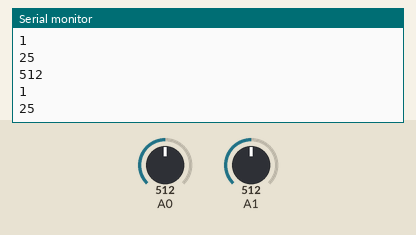
Recording of a sketch running on a simulated Arduino Uno, built with avr-gcc and run on an emulated ATmega328P. Shown: the last lines printed to the serial monitor. The test bench sets the inputs (shaded band); at power-on: A0 = 512, A1 = 512.

Above: at 1.8 s.
1.9 s: A0 set to 610
At 2.7 s:
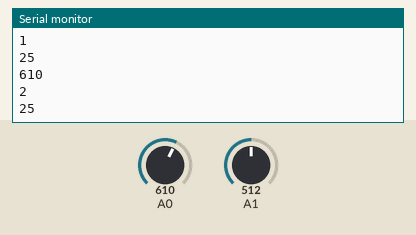
3.4 s: A1 set to 610
At 4.3 s:
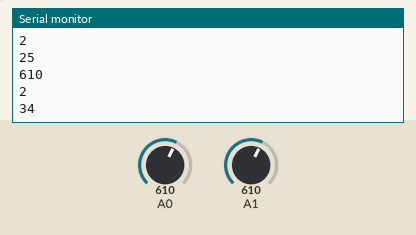
4.9 s: A0 set to 590
At 5.8 s:
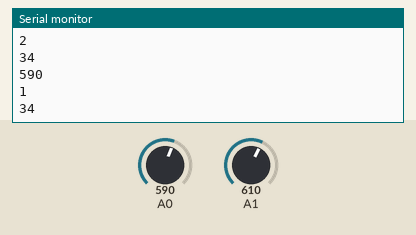
6.4 s: A1 set to 590
At 7.8 s:
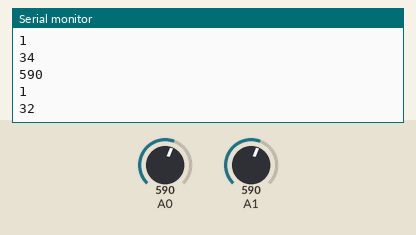
Timing chart, 0 to 8.9 s (numbered marks = the images above; inputs shaded):
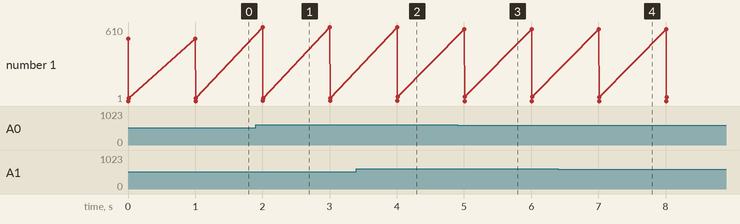

Measured:
- after the input at 1.9 s, the serial monitor: prints a new line after 0.10 s (image 1)
- after the input at 3.4 s, the serial monitor: prints a new line after 0.61 s (image 2)
- after the input at 4.9 s, the serial monitor: prints a new line after 0.11 s (image 3)
- after the input at 6.4 s, the serial monitor: prints a new line after 0.62 s (image 4)
- plotted number 1: 25 → 34 after the input at 3.4 s, 34 → 32 after the input at 6.4 s

The sketch:

SensorsCombinedBT.ino
```cpp
//Runestone 2015
#include <math.h>
#include <SoftwareSerial.h>// import the serial library

  SoftwareSerial SensorBT(10, 11); // RX, TX. 10 and 11 are pins on the board. RX from BT goed to 10
  int lightLevel = 0;
  int temperature = 0;
  char buffer[100]; //UART buffer

void setup() {
  Serial.begin(9600);                //Start the Serial connection
  SensorBT.begin(9600);              //Start Bluetooth
}
void loop() {


  lightLevel = readLight();
  temperature = readTemp();
  Serial.println(lightLevel);
  Serial.println(temperature);

  //If connection is available and any message has been received from master, then send to master.
  if(SensorBT.available() && (SensorBT.read() > 0)){
    sendOverBT();
  }


  delay(1000);
}

void sendOverBT(){
  //Make the message, name depends which device is used. To set name, the module needs to be configured and that cannot be
  //Done on the fly
  sprintf(buffer," NAME: [SENSOR-1] LIGHT: [%d] TEMPERATURE: [%d] \r\n", lightLevel, temperature);
  SensorBT.write(buffer);

}

//http://www.seeedstudio.com/wiki/Grove_-_Light_Sensor
//Analog LIGHT Sensor is used, it is plugged into A0 port. Calibration values depend on
//which sensors is used
int readLight(){
  float Rsensor;  //Resistance of sensor in K
  int sensorValue = analogRead(0);  //Read analog port 0, values between 0-1023

  Rsensor=(float)(1023-sensorValue)*10/sensorValue;

  //Values are very raw, dont provide useful information
 // Serial.println("the analog read data is ");
  Serial.println(sensorValue);
 // Serial.println("the sensor resistance is ");
 // Serial.println(Rsensor,DEC);//show the light intensity on the serial monitor;

  //Quick empiric tests show that if analog read value is 300, its in dark
  //Between 300-600 in shadow, 600-700 light from the windows, above 800 quite bright
  //roughly 4 levels.

   //This would need some non-linear mapping
   //sensorValue = map(sensorValue , 0, 1024, 0, 3);

   if(sensorValue <= 300){
     sensorValue = 0;

   }
   else if(300 < sensorValue && sensorValue <= 600){
     sensorValue = 1;
   }
   else if(600 < sensorValue && sensorValue <= 800){
     sensorValue = 2;

   }
   else{
     sensorValue = 3;
   }

   return sensorValue;

 }


//Analog Sensor is used, it is plugged into A1 port. Calibration values depend on
//which sensors is used
int readTemp(){
  float Rsensor; //Resistance of sensor in K
  int sensorValue = analogRead(1);
  float temperature;
  int B = 3795; // Value of the thermistor

  Rsensor=(float)(1023-sensorValue)*10000/sensorValue; //get the resistance of the sensor;
  temperature=1/(log(Rsensor/10000)/B+1/298.15)-273.15;//convert to temperature via datasheet ;
 // Serial.print("Current temperature is ");
 // Serial.println(temperature);
  return temperature;
}
```
